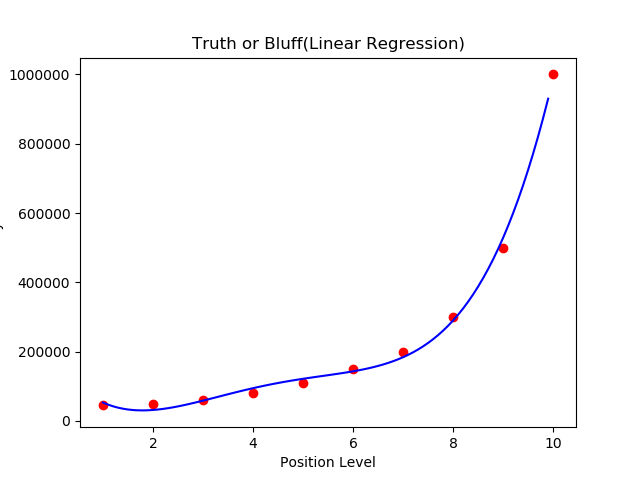

Python code for this plot:
#polynomial regression
import pandas as pd
import numpy as np
import matplotlib.pyplot as plt

#getting the dataset
dataset = pd.read_csv("Position_Salaries.csv")
X = dataset.iloc[:,1:2].values
y = dataset.iloc[:,2].values

#fitting linear regression in the model
from sklearn.linear_model import LinearRegression
lin_reg_1 = LinearRegression()
lin_reg_1.fit(X, y)

#fitting Polynomial Regression in the model
from sklearn.preprocessing import PolynomialFeatures
poly_reg = PolynomialFeatures(degree = 4)
X_poly = poly_reg.fit_transform(X, y)
lin_reg_2 = LinearRegression()
lin_reg_2.fit(X_poly, y)

#visualising the Linear Regression Model
plt.scatter(X, y, color = 'red')
plt.plot(X,lin_reg_1.predict(X), color = 'blue')
plt.title('Truth or Bluff(Lineqr Regression)')
plt.xlabel('Position Level')
plt.ylabel('Salary')
plt.show()

#visualising the Polyomial Regression model
X_grid = np.arange(min(X), max(X), 0.1)
X_grid = X_grid.reshape((len(X_grid), 1))
plt.scatter(X, y, color = 'red')
plt.plot(X_grid,lin_reg_2.predict(poly_reg.fit_transform(X_grid)), color = 'blue')
plt.title('Truth or Bluff(Lineqr Regression)')
plt.xlabel('Position Level')
plt.ylabel('Salary')
plt.show()

#Predicting a new result using Linear Regression 
lin_reg_1.predict(6.5)

#Predicting a new result using Polynomial Regression
lin_reg_2.predict(poly_reg.fit_transform(6.5))
